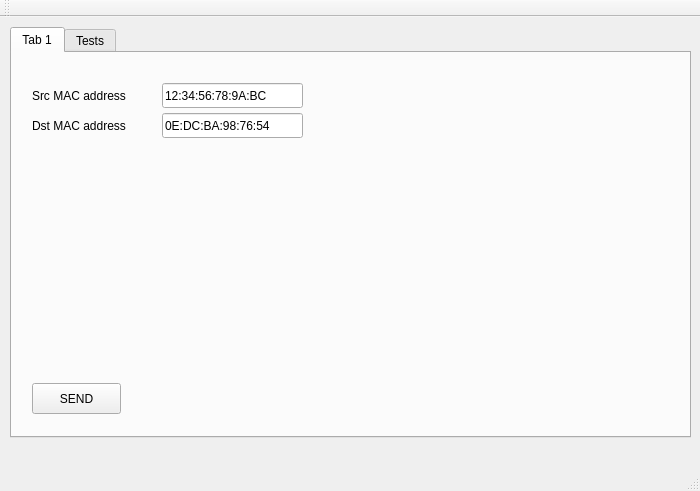
<?xml version="1.0" encoding="UTF-8"?>
<ui version="4.0">
 <class>MainWindow</class>
 <widget class="QMainWindow" name="MainWindow">
  <property name="geometry">
   <rect>
    <x>0</x>
    <y>0</y>
    <width>700</width>
    <height>491</height>
   </rect>
  </property>
  <property name="windowTitle">
   <string>MainWindow</string>
  </property>
  <widget class="QWidget" name="centralWidget">
   <widget class="QTabWidget" name="tabWidget">
    <property name="geometry">
     <rect>
      <x>10</x>
      <y>10</y>
      <width>681</width>
      <height>411</height>
     </rect>
    </property>
    <property name="currentIndex">
     <number>0</number>
    </property>
    <widget class="QWidget" name="tab1">
     <attribute name="title">
      <string>Tab 1</string>
     </attribute>
     <widget class="QPushButton" name="sendButton">
      <property name="geometry">
       <rect>
        <x>20</x>
        <y>330</y>
        <width>89</width>
        <height>31</height>
       </rect>
      </property>
      <property name="text">
       <string>SEND</string>
      </property>
     </widget>
     <widget class="QLineEdit" name="srcMacEdit">
      <property name="geometry">
       <rect>
        <x>150</x>
        <y>30</y>
        <width>141</width>
        <height>25</height>
       </rect>
      </property>
      <property name="text">
       <string>12:34:56:78:9A:BC</string>
      </property>
      <property name="maxLength">
       <number>17</number>
      </property>
     </widget>
     <widget class="QLabel" name="label">
      <property name="geometry">
       <rect>
        <x>20</x>
        <y>30</y>
        <width>121</width>
        <height>25</height>
       </rect>
      </property>
      <property name="text">
       <string>Src MAC address</string>
      </property>
      <property name="alignment">
       <set>Qt::AlignLeading|Qt::AlignLeft|Qt::AlignVCenter</set>
      </property>
     </widget>
     <widget class="QLineEdit" name="dstMacEdit">
      <property name="geometry">
       <rect>
        <x>150</x>
        <y>60</y>
        <width>141</width>
        <height>25</height>
       </rect>
      </property>
      <property name="text">
       <string>0E:DC:BA:98:76:54</string>
      </property>
      <property name="maxLength">
       <number>17</number>
      </property>
     </widget>
     <widget class="QLabel" name="label_2">
      <property name="geometry">
       <rect>
        <x>20</x>
        <y>60</y>
        <width>121</width>
        <height>25</height>
       </rect>
      </property>
      <property name="text">
       <string>Dst MAC address</string>
      </property>
      <property name="alignment">
       <set>Qt::AlignLeading|Qt::AlignLeft|Qt::AlignVCenter</set>
      </property>
     </widget>
    </widget>
    <widget class="QWidget" name="tab2">
     <attribute name="title">
      <string>Tests</string>
     </attribute>
    </widget>
   </widget>
  </widget>
  <widget class="QMenuBar" name="menuBar">
   <property name="geometry">
    <rect>
     <x>0</x>
     <y>0</y>
     <width>700</width>
     <height>22</height>
    </rect>
   </property>
  </widget>
  <widget class="QToolBar" name="mainToolBar">
   <attribute name="toolBarArea">
    <enum>TopToolBarArea</enum>
   </attribute>
   <attribute name="toolBarBreak">
    <bool>false</bool>
   </attribute>
  </widget>
  <widget class="QStatusBar" name="statusBar"/>
 </widget>
 <layoutdefault spacing="6" margin="11"/>
 <resources/>
 <connections/>
</ui>
